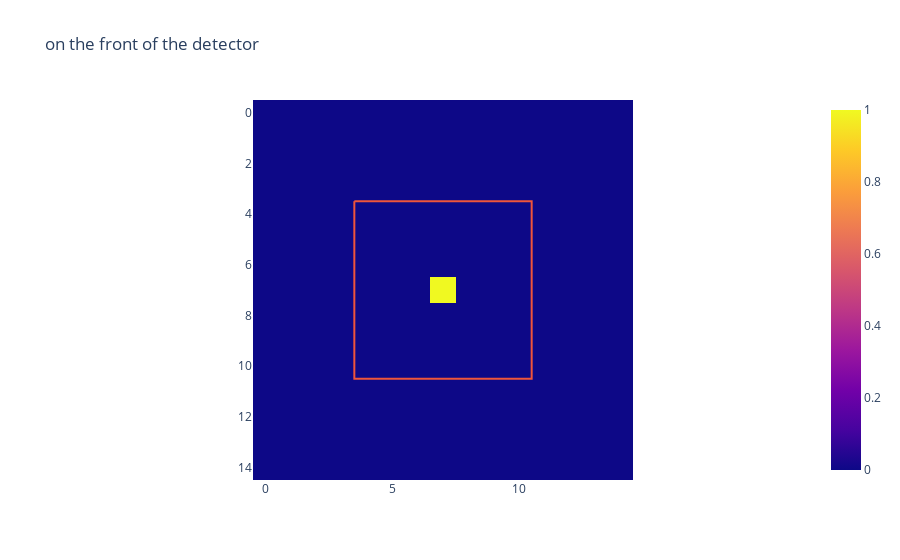
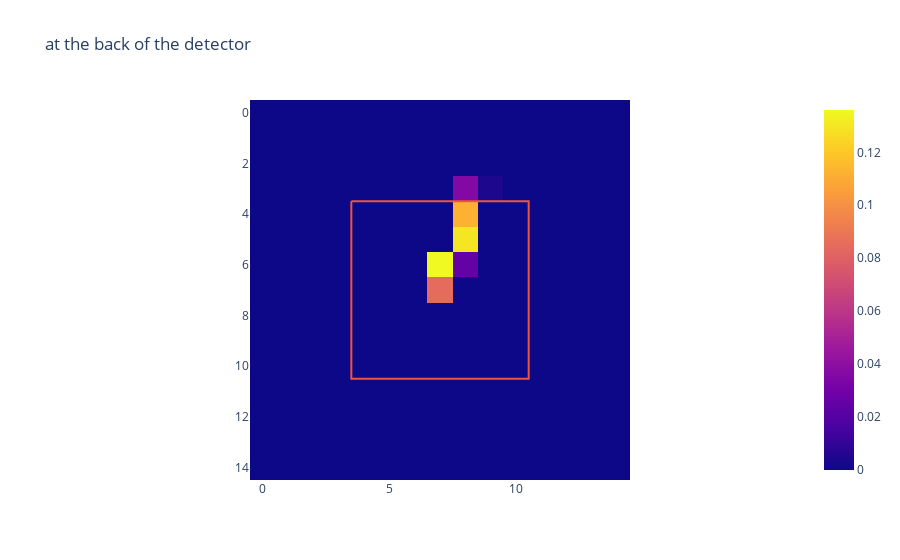
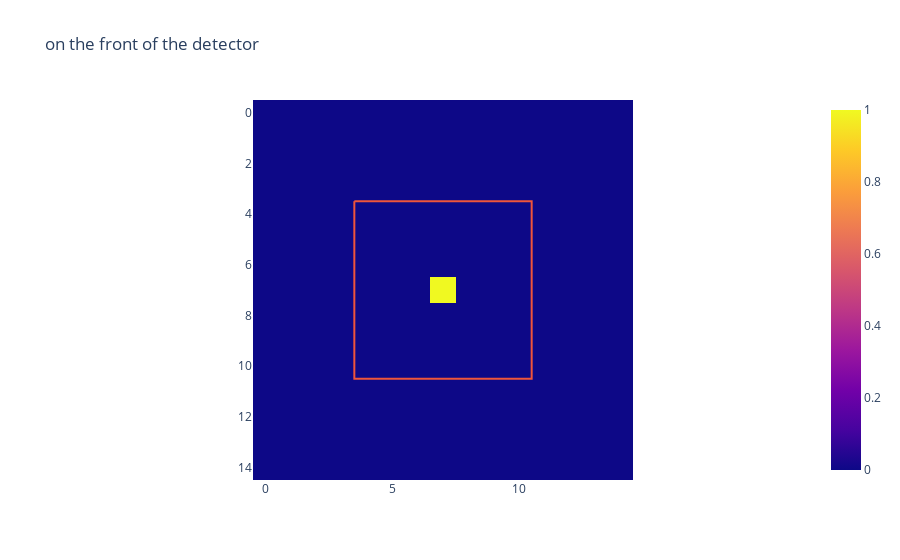
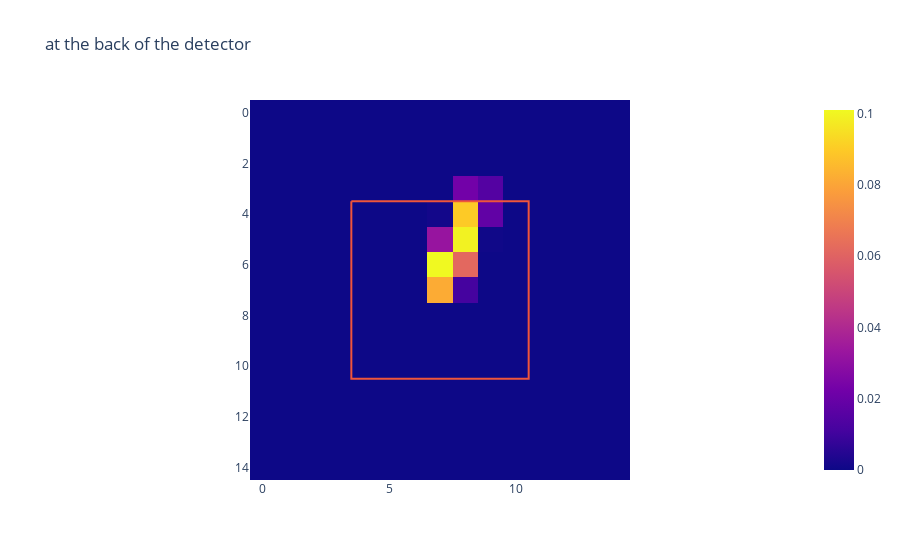

The cell these charts' notebook holds for them, in order:
### Markdown cell above
## one pixel only

### Code cell
one_pixel_spot = np.zeros((7, 7)).astype(int)
one_pixel_spot[3,3] = 1

s1_array_test = np.zeros((7,7,3))
#s1_array_test[3,3] = np.array([0.20742, 0.55121, -0.80817])
s1_array_test[3,3] = np.array([np.mean(s1_vector2[:,:,0]), np.mean(s1_vector2[:,:,1]), np.mean(s1_vector2[:,:,2])])

one_px_out_1, _ = project_probability(s1_array_test, one_pixel_spot, (px_x, px_y), padding, numMC,1)
one_px_out_10, _ = project_probability(s1_array_test, one_pixel_spot, (px_x, px_y), padding, numMC,10)

### Figure 1 — Plotly figure (JSON) as saved in the notebook; plotly's stock layout.template omitted (floating-point values rounded to 4 significant figures; data arrays with more than 128 entries replaced by an {"elided": "..."} marker saying what was removed)
{"data": [{"coloraxis": "coloraxis", "hovertemplate": "x: %{x}<br>y: %{y}<br>color: %{z}<extra></extra>", "name": "0", "type": "heatmap", "xaxis": "x", "yaxis": "y", "z": {"elided": "15x15 int values"}}, {"mode": "lines", "type": "scatter", "x": [3.5, 10.5, 10.5, 3.5, 3.5], "y": [3.5, 3.5, 10.5, 10.5, 3.5]}], "layout": {"coloraxis": {"cmax": 1, "cmin": 0, "colorscale": [[0, "#0d0887"], [0.1111, "#46039f"], [0.2222, "#7201a8"], [0.3333, "#9c179e"], [0.4444, "#bd3786"], [0.5556, "#d8576b"], [0.6667, "#ed7953"], [0.7778, "#fb9f3a"], [0.8889, "#fdca26"], [1, "#f0f921"]]}, "title": {"text": "on the front of the detector"}, "xaxis": {"anchor": "y", "constrain": "domain", "domain": [0, 1], "scaleanchor": "y"}, "yaxis": {"anchor": "x", "autorange": "reversed", "constrain": "domain", "domain": [0, 1]}}}

### Figure 2 — Plotly figure (JSON) as saved in the notebook; plotly's stock layout.template omitted (floating-point values rounded to 4 significant figures; data arrays with more than 128 entries replaced by an {"elided": "..."} marker saying what was removed)
{"data": [{"coloraxis": "coloraxis", "hovertemplate": "x: %{x}<br>y: %{y}<br>color: %{z}<extra></extra>", "name": "0", "type": "heatmap", "xaxis": "x", "yaxis": "y", "z": {"elided": "15x15 float values"}}, {"mode": "lines", "type": "scatter", "x": [3.5, 10.5, 10.5, 3.5, 3.5], "y": [3.5, 3.5, 10.5, 10.5, 3.5]}], "layout": {"coloraxis": {"cmax": 0.136, "cmin": 0, "colorscale": [[0, "#0d0887"], [0.1111, "#46039f"], [0.2222, "#7201a8"], [0.3333, "#9c179e"], [0.4444, "#bd3786"], [0.5556, "#d8576b"], [0.6667, "#ed7953"], [0.7778, "#fb9f3a"], [0.8889, "#fdca26"], [1, "#f0f921"]]}, "title": {"text": "at the back of the detector"}, "xaxis": {"anchor": "y", "constrain": "domain", "domain": [0, 1], "scaleanchor": "y"}, "yaxis": {"anchor": "x", "autorange": "reversed", "constrain": "domain", "domain": [0, 1]}}}

### Figure 3 — Plotly figure (JSON) as saved in the notebook; plotly's stock layout.template omitted (floating-point values rounded to 4 significant figures; data arrays with more than 128 entries replaced by an {"elided": "..."} marker saying what was removed)
{"data": [{"coloraxis": "coloraxis", "hovertemplate": "x: %{x}<br>y: %{y}<br>color: %{z}<extra></extra>", "name": "0", "type": "heatmap", "xaxis": "x", "yaxis": "y", "z": {"elided": "15x15 int values"}}, {"mode": "lines", "type": "scatter", "x": [3.5, 10.5, 10.5, 3.5, 3.5], "y": [3.5, 3.5, 10.5, 10.5, 3.5]}], "layout": {"coloraxis": {"cmax": 1, "cmin": 0, "colorscale": [[0, "#0d0887"], [0.1111, "#46039f"], [0.2222, "#7201a8"], [0.3333, "#9c179e"], [0.4444, "#bd3786"], [0.5556, "#d8576b"], [0.6667, "#ed7953"], [0.7778, "#fb9f3a"], [0.8889, "#fdca26"], [1, "#f0f921"]]}, "title": {"text": "on the front of the detector"}, "xaxis": {"anchor": "y", "constrain": "domain", "domain": [0, 1], "scaleanchor": "y"}, "yaxis": {"anchor": "x", "autorange": "reversed", "constrain": "domain", "domain": [0, 1]}}}

### Figure 4 — Plotly figure (JSON) as saved in the notebook; plotly's stock layout.template omitted (floating-point values rounded to 4 significant figures; data arrays with more than 128 entries replaced by an {"elided": "..."} marker saying what was removed)
{"data": [{"coloraxis": "coloraxis", "hovertemplate": "x: %{x}<br>y: %{y}<br>color: %{z}<extra></extra>", "name": "0", "type": "heatmap", "xaxis": "x", "yaxis": "y", "z": {"elided": "15x15 float values"}}, {"mode": "lines", "type": "scatter", "x": [3.5, 10.5, 10.5, 3.5, 3.5], "y": [3.5, 3.5, 10.5, 10.5, 3.5]}], "layout": {"coloraxis": {"cmax": 0.101, "cmin": 0, "colorscale": [[0, "#0d0887"], [0.1111, "#46039f"], [0.2222, "#7201a8"], [0.3333, "#9c179e"], [0.4444, "#bd3786"], [0.5556, "#d8576b"], [0.6667, "#ed7953"], [0.7778, "#fb9f3a"], [0.8889, "#fdca26"], [1, "#f0f921"]]}, "title": {"text": "at the back of the detector"}, "xaxis": {"anchor": "y", "constrain": "domain", "domain": [0, 1], "scaleanchor": "y"}, "yaxis": {"anchor": "x", "autorange": "reversed", "constrain": "domain", "domain": [0, 1]}}}
